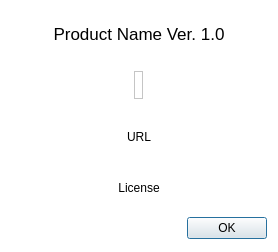
<ui version="4.0" >
 <class>AboutDialog</class>
 <widget class="QDialog" name="AboutDialog" >
  <property name="windowModality" >
   <enum>Qt::WindowModal</enum>
  </property>
  <property name="geometry" >
   <rect>
    <x>0</x>
    <y>0</y>
    <width>278</width>
    <height>252</height>
   </rect>
  </property>
  <property name="palette" >
   <palette>
    <active>
     <colorrole role="Base" >
      <brush brushstyle="SolidPattern" >
       <color alpha="255" >
        <red>255</red>
        <green>255</green>
        <blue>255</blue>
       </color>
      </brush>
     </colorrole>
     <colorrole role="Window" >
      <brush brushstyle="SolidPattern" >
       <color alpha="255" >
        <red>255</red>
        <green>255</green>
        <blue>255</blue>
       </color>
      </brush>
     </colorrole>
    </active>
    <inactive>
     <colorrole role="Base" >
      <brush brushstyle="SolidPattern" >
       <color alpha="255" >
        <red>255</red>
        <green>255</green>
        <blue>255</blue>
       </color>
      </brush>
     </colorrole>
     <colorrole role="Window" >
      <brush brushstyle="SolidPattern" >
       <color alpha="255" >
        <red>255</red>
        <green>255</green>
        <blue>255</blue>
       </color>
      </brush>
     </colorrole>
    </inactive>
    <disabled>
     <colorrole role="Base" >
      <brush brushstyle="SolidPattern" >
       <color alpha="255" >
        <red>255</red>
        <green>255</green>
        <blue>255</blue>
       </color>
      </brush>
     </colorrole>
     <colorrole role="Window" >
      <brush brushstyle="SolidPattern" >
       <color alpha="255" >
        <red>255</red>
        <green>255</green>
        <blue>255</blue>
       </color>
      </brush>
     </colorrole>
    </disabled>
   </palette>
  </property>
  <property name="windowTitle" >
   <string>About</string>
  </property>
  <property name="styleSheet" >
   <string notr="true" >background: url(./icons/dialer/fondo.png);</string>
  </property>
  <layout class="QGridLayout" name="gridLayout" >
   <item row="0" column="0" colspan="2" >
    <widget class="QLabel" name="productLabel" >
     <property name="font" >
      <font>
       <pointsize>13</pointsize>
      </font>
     </property>
     <property name="text" >
      <string>Product Name Ver. 1.0</string>
     </property>
     <property name="alignment" >
      <set>Qt::AlignCenter</set>
     </property>
    </widget>
   </item>
   <item row="1" column="0" colspan="2" >
    <widget class="QFrame" name="frame" >
     <property name="frameShape" >
      <enum>QFrame::NoFrame</enum>
     </property>
     <property name="frameShadow" >
      <enum>QFrame::Plain</enum>
     </property>
     <layout class="QHBoxLayout" name="horizontalLayout" >
      <item>
       <widget class="QLabel" name="logoLabel" >
        <property name="sizePolicy" >
         <sizepolicy vsizetype="Preferred" hsizetype="Fixed" >
          <horstretch>0</horstretch>
          <verstretch>0</verstretch>
         </sizepolicy>
        </property>
        <property name="frameShape" >
         <enum>QFrame::StyledPanel</enum>
        </property>
        <property name="text" >
         <string/>
        </property>
        <property name="pixmap" >
         <pixmap>icons/logo.png</pixmap>
        </property>
       </widget>
      </item>
     </layout>
    </widget>
   </item>
   <item row="2" column="0" colspan="2" >
    <widget class="QLabel" name="urlLabel" >
     <property name="text" >
      <string>URL</string>
     </property>
     <property name="alignment" >
      <set>Qt::AlignCenter</set>
     </property>
    </widget>
   </item>
   <item row="3" column="0" colspan="2" >
    <widget class="QLabel" name="licenseLabel" >
     <property name="text" >
      <string>License</string>
     </property>
     <property name="alignment" >
      <set>Qt::AlignCenter</set>
     </property>
    </widget>
   </item>
   <item row="4" column="0" >
    <spacer>
     <property name="orientation" >
      <enum>Qt::Horizontal</enum>
     </property>
     <property name="sizeHint" stdset="0" >
      <size>
       <width>81</width>
       <height>25</height>
      </size>
     </property>
    </spacer>
   </item>
   <item row="4" column="1" >
    <widget class="QPushButton" name="okButton" >
     <property name="text" >
      <string>OK</string>
     </property>
    </widget>
   </item>
  </layout>
 </widget>
 <resources/>
 <connections/>
</ui>
